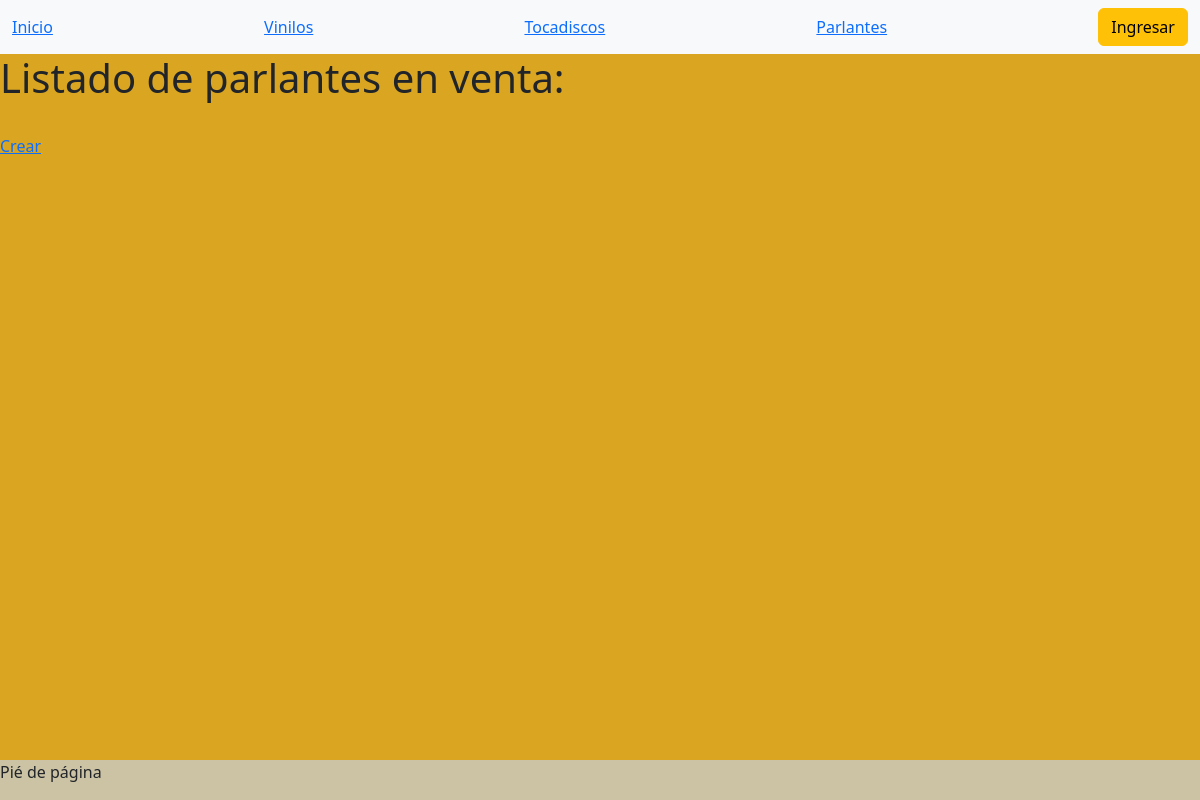
Before: /base/parlantesLista/ with the older database file.
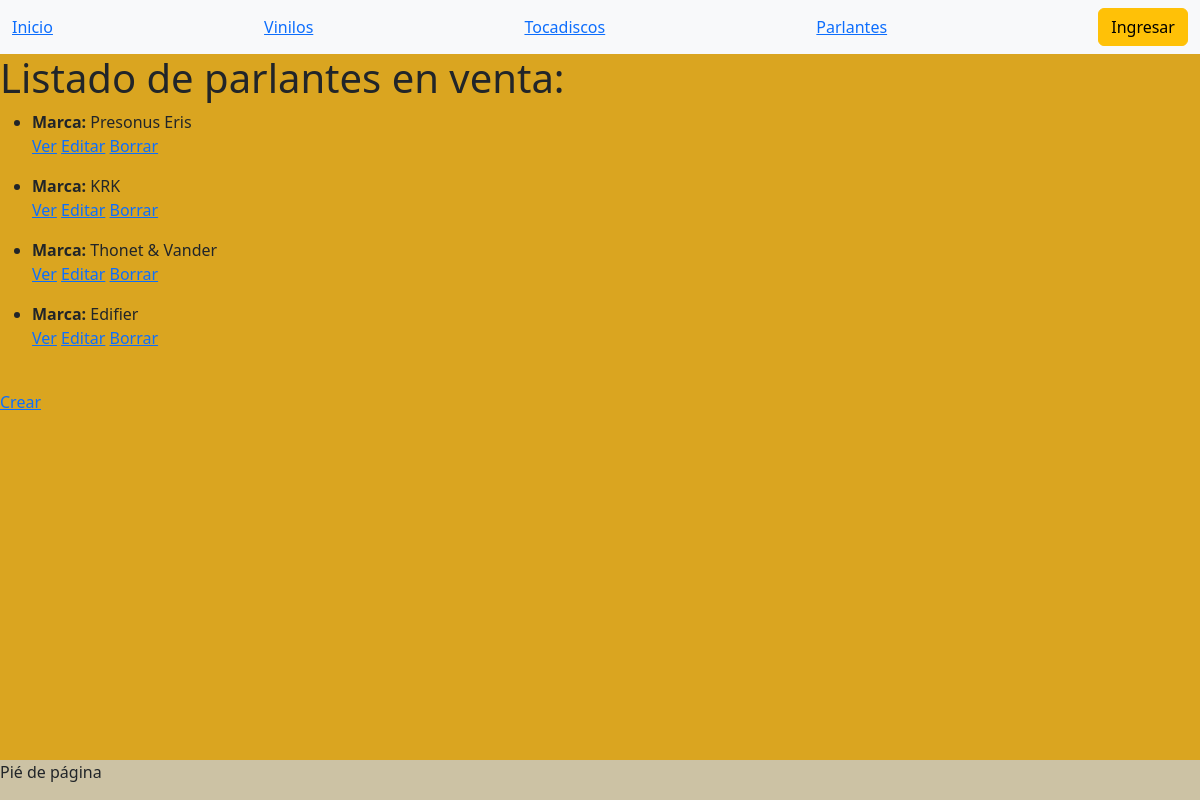
After: the same page with the newer database file.
### Appweb/models.py (models this page shows)
class Parlante(models.Model):
    marca = models.CharField(max_length=50)
    tipo = models.CharField(max_length=50)
    potencia = models.CharField(max_length=50)
    precio = models.FloatField()

### Appweb/views.py (the view)
# urls.py: path('parlantesLista/', ParlanteListView.as_view(), name='ListarParlantes'),
class ParlanteListView(ListView):
    model = Parlante
    context_object_name = 'parlante'
    template_name = 'ventanas/parlantes_lista.html'

### Appweb/templates/ventanas/parlantes_lista.html
{% extends 'ventanas/base.html' %}
{% load static %}
{% block main %}
    <h1>Listado de parlantes en venta: </h1>
    {% for p in parlante %}
        <ul>
            <li>
                <strong>Marca: </strong>{{ p.marca }}
                <p>
                    <a href="{% url 'DetalleParlantes' p.pk %}">Ver</a>
                    <a href="{% url 'EditarParlantes' p.pk %}">Editar</a>
                    <a href="{% url 'BorrarParlantes' p.pk %}">Borrar</a>
                </p>
            </li>
        </ul>
    {% endfor %}
    <br>
    <p>
        <a href="{% url 'CrearParlantes' %}">Crear</a>
    </p>
{% endblock %}

Changed rows visible on the page:
added Parlante: marca "Presonus Eris"
added Parlante: marca "KRK"
added Parlante: marca "Thonet & Vander"
added Parlante: marca "Edifier"
